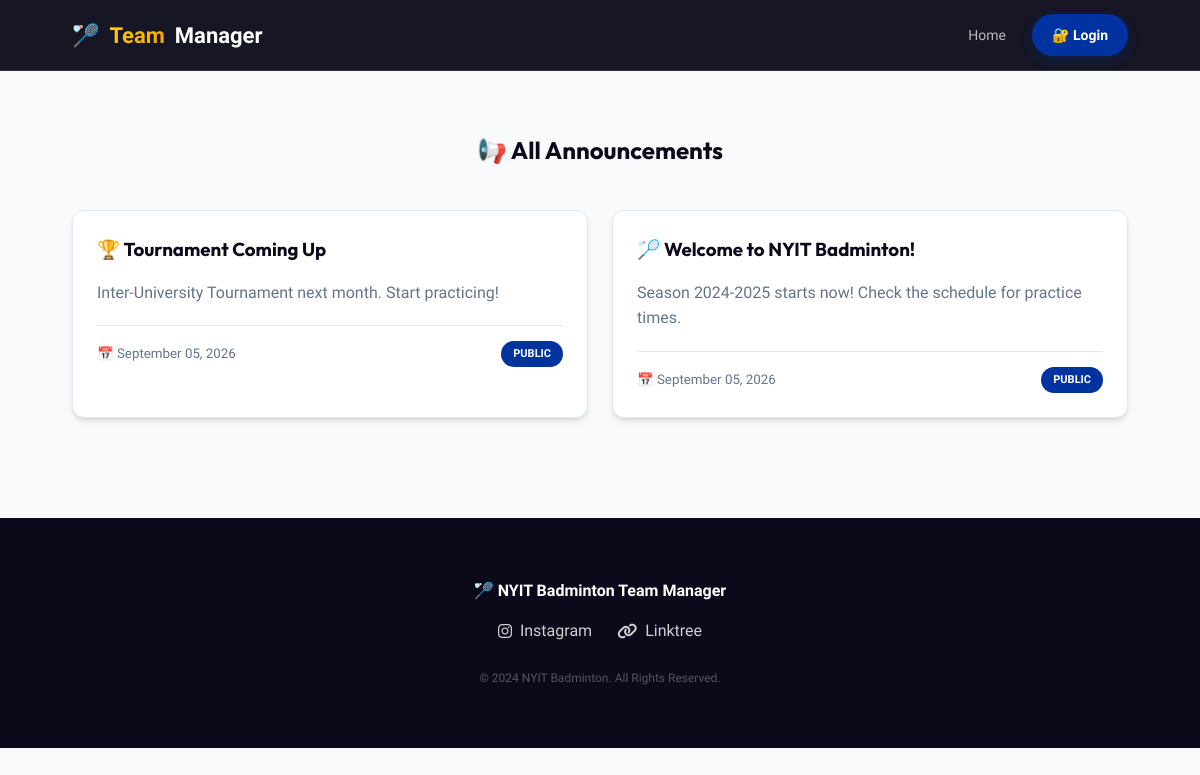
The page /announcements on the database its author committed.
### app.py (models this page shows)
class Announcement(db.Model):
    id = db.Column(db.Integer, primary_key=True)
    title = db.Column(db.String(200), nullable=False)
    content = db.Column(db.Text, nullable=False)
    date_posted = db.Column(db.DateTime, default=datetime.utcnow)
    is_public = db.Column(db.Boolean, default=True)
    is_pinned = db.Column(db.Boolean, default=False)

### app.py (the view)
@app.route('/announcements')
def announcements_page():
    announcements = Announcement.query.filter_by(is_public=True).order_by(Announcement.date_posted.desc()).all()
    return render_template('announcements.html', announcements=announcements)

### app.py (called while the page is built)
@app.context_processor
def inject_notifications():
    unread_count = 0
    recent_notifs = []
    if current_user.is_authenticated:
        unread_count = Notification.query.filter_by(user_id=current_user.id, is_read=False).count()
        recent_notifs = Notification.query.filter_by(user_id=current_user.id).order_by(Notification.timestamp.desc()).limit(5).all()
    return dict(unread_notifs=unread_count, recent_notifs=recent_notifs)

### templates/announcements.html (shortened to what this page needs)
{% extends "base.html" %}
{% block content %}
    <div class="container">
        <div class="section">
            <h2 style="text-align: center; margin-bottom: 40px;">📢 All Announcements</h2>
            <div class="dashboard-grid">
                {% if announcements %}
                    {% for ann in announcements %}
                        <div class="card">
                            <div style="display: flex; justify-content: space-between; align-items: flex-start; margin-bottom: 15px;">
                                <h3 style="margin: 0;">{{ ann.title }}</h3>
                            </div>
                            <p style="color: var(--text-muted); margin-bottom: 20px;">{{ ann.content }}</p>
                            <div style="display: flex; justify-content: space-between; align-items: center; border-top: 1px solid var(--border-color); padding-top: 15px;">
                                <small style="color: var(--text-muted);">📅 {{ ann.date_posted.strftime('%B %d, %Y') }}</small>
                                <span class="role-badge player">Public</span>
                            </div>
                        </div>
                    {% endfor %}
                {% else %}
                    <div class="card" style="text-align: center; grid-column: 1 / -1;">
                        <p>No announcements yet.</p>
                    </div>
                {% endif %}
            </div>
        </div>
    </div>
{% endblock %}

### static/style.css (style rules this page uses)
:root { --nyit-blue: #0033A0; --nyit-gold: #FFD700; --nyit-dark: #0A0A1A; --primary: #0033A0; --primary-light: #3b82f6; --secondary: #FFD700; --accent: #f59e0b; --success: #10b981; --danger: #ef4444; --warning: #f59e0b; --bg-main: #f8fafc; --bg-card: #ffffff; --text-main: #1e293b; --text-muted: #64748b; --border-color: #e2e8f0; --shadow-sm: 0 1px 2px 0 rgb(0 0 0 / 0.05); --shadow-md: 0 4px 6px -1px rgb(0 0 0 / 0.1), 0 2px 4px -2px rgb(0 0 0 / 0.1); --shadow-lg: 0 10px 15px -3px rgb(0 0 0 / 0.1), 0 4px 6px -4px rgb(0 0 0 / 0.1); --radius-sm: 8px; --radius-md: 12px; --radius-lg: 24px; --transition: all 0.2s cubic-bezier(0.4, 0, 0.2, 1); }
* { margin: 0; padding: 0; box-sizing: border-box; }
body { font-family: 'Plus Jakarta Sans', sans-serif; background-color: var(--bg-main); color: var(--text-main); line-height: 1.6; -webkit-font-smoothing: antialiased; }
h1, h2, h3, h4 { font-family: 'Outfit', sans-serif; font-weight: 700; color: var(--nyit-dark); }
.container { width: 92%; max-width: 1280px; margin: 0 auto; padding: 0 24px; }
.section { padding: 60px 0; }
.card { background: var(--bg-card); padding: 24px; border-radius: var(--radius-md); box-shadow: var(--shadow-md); border: 1px solid var(--border-color); transition: var(--transition); }
.dashboard-grid { display: grid; grid-template-columns: repeat(auto-fit, minmax(280px, 1fr)); gap: 24px; margin: 40px 0; }
.role-badge { padding: 4px 12px; border-radius: 50px; font-size: 11px; font-weight: 700; text-transform: uppercase; }
.role-badge.player { background: var(--nyit-blue); color: white; }

### rows shown on the page
Announcement: title "🏆 Tournament Coming Up", content "Inter-University Tournament next month. Start practicing!", date_posted "September 05, 2026"
Announcement: title "🏸 Welcome to NYIT Badminton!", content "Season 2024-2025 starts now! Check the schedule for practice times.", date_posted "September 05, 2026"
